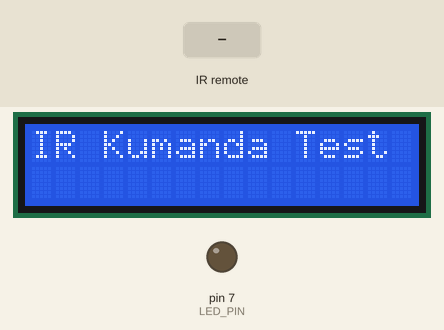
Recording of a sketch running on a simulated Arduino Uno, built with avr-gcc and run on an emulated ATmega328P. Parts: 16×2 character LCD, output pins drawn as LEDs (lit = HIGH). The inputs (shaded band) are chosen by the test bench. What the sketch prints to the serial monitor is not drawn.

Above: at 0.1 s.
2.3 s: infrared code 0xBA45FF00 received
At 3.7 s:
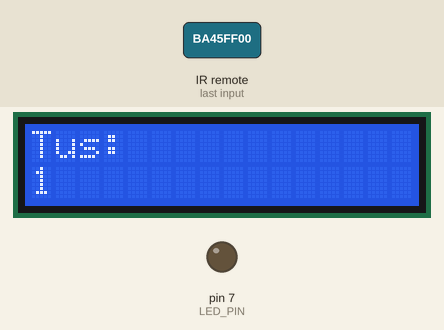
4.0 s: infrared code 0xB946FF00 received
At 5.0 s:
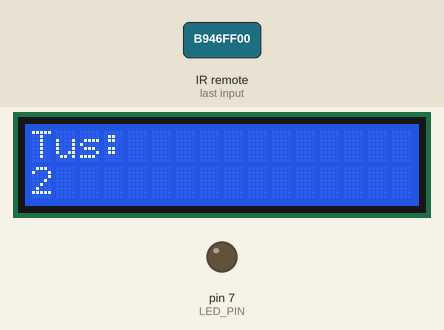
5.7 s: infrared code 0xBB44FF00 received
At 6.3 s:
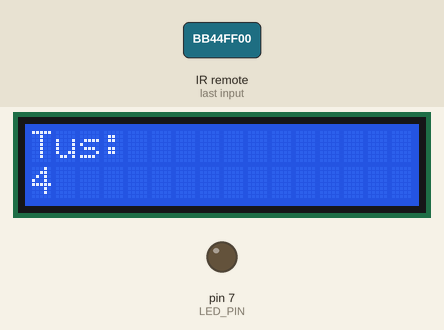
7.4 s: infrared code 0xBF40FF00 received
At 8.8 s:
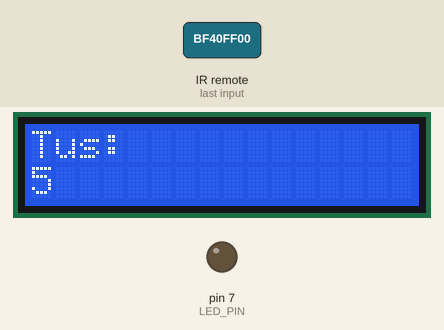
9.1 s: infrared code 0xBC43FF00 received
At 10.1 s:
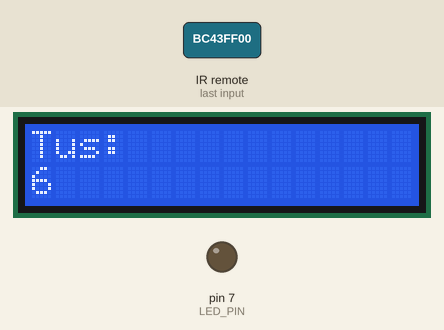
10.8 s: infrared code 0xF807FF00 received
At 11.4 s:
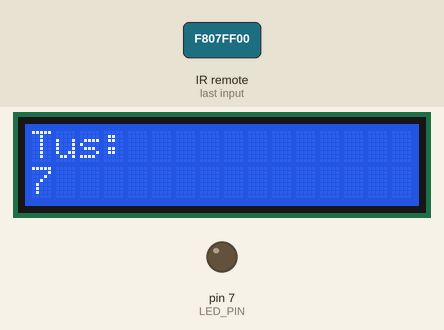
Timing chart, 0 to 13.5 s (numbered marks = the images above; inputs shaded):
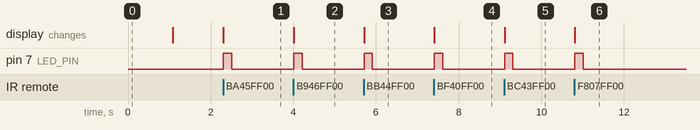

Measured:
- after the input at 2.3 s, pin 7 (LED_PIN): LOW → HIGH at once, → LOW 0.20 s later; the display: changes at once (image 1)
- after the input at 4.0 s, pin 7 (LED_PIN): LOW → HIGH at once, → LOW 0.20 s later; the display: changes at once (image 2)
- after the input at 5.7 s, pin 7 (LED_PIN): LOW → HIGH at once, → LOW 0.20 s later; the display: changes at once (image 3)
- after the input at 7.4 s, pin 7 (LED_PIN): LOW → HIGH at once, → LOW 0.20 s later; the display: changes at once (image 4)
- after the input at 9.1 s, pin 7 (LED_PIN): LOW → HIGH at once, → LOW 0.20 s later; the display: changes at once (image 5)
- after the input at 10.8 s, pin 7 (LED_PIN): LOW → HIGH at once, → LOW 0.20 s later; the display: changes at once (image 6)

The sketch:

LCD_kumanda_tus_goster2.ino
```cpp
#include <IRremote.h>
#include <Wire.h>
#include <LiquidCrystal_I2C.h>

#define IR_RECV_PIN 2   // IR alıcı pini
#define LED_PIN 7       // LED pini

LiquidCrystal_I2C lcd(0x27, 16, 2);

void setup() {
  pinMode(LED_PIN, OUTPUT);
  digitalWrite(LED_PIN, LOW);

  Serial.begin(9600);

  // IR alıcıyı başlat
  IrReceiver.begin(IR_RECV_PIN, ENABLE_LED_FEEDBACK);

  lcd.init();
  lcd.backlight();
  lcd.setCursor(0, 0);
  lcd.print("IR Kumanda Test");
  delay(1000);
  lcd.clear();
}

// HEX kodu buton ismine çeviren fonksiyon
String getButtonName(unsigned long code) {
  switch (code) {
    case 0xBA45FF00: return "1";
    case 0xB946FF00: return "2";
    case 0xB847FF00: return "3";
    case 0xBB44FF00: return "4";
    case 0xBF40FF00: return "5";
    case 0xBC43FF00: return "6";
    case 0xF807FF00: return "7";
    case 0xEA15FF00: return "8";
    case 0xF609FF00: return "9";
    case 0xE619FF00: return "0";
    case 0xE916FF00: return "*";
    case 0xF20DFF00: return "#";
    case 0xE718FF00: return "YUKARI";
    case 0xAD52FF00: return "ASAGI";
    case 0xF708FF00: return "SOL";
    case 0xA55AFF00: return "SAG";
    case 0xE31CFF00: return "OK";
    default: return "Bilinmeyen";
  }
}

void loop() {
  if (IrReceiver.decode()) {
    unsigned long kod = IrReceiver.decodedIRData.decodedRawData;

    Serial.print("Kod: 0x");
    Serial.println(kod, HEX);

    lcd.clear();
    lcd.setCursor(0, 0);
    lcd.print("Tus:");
    lcd.setCursor(0, 1);
    lcd.print(getButtonName(kod));

    digitalWrite(LED_PIN, HIGH);
    delay(200);
    digitalWrite(LED_PIN, LOW);

    IrReceiver.resume(); // yeni veri için hazırla
  }
}
```
